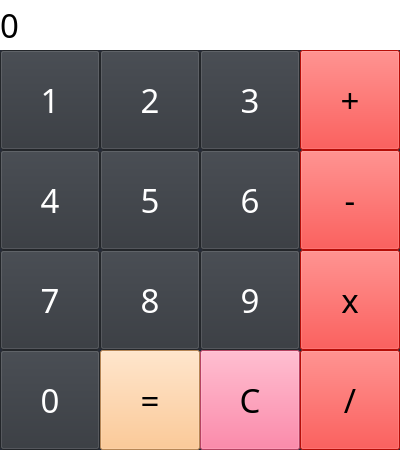
<?xml version="1.0" encoding="UTF-8"?>
<ui version="4.0">
 <class>MainWindow</class>
 <widget class="QMainWindow" name="MainWindow">
  <property name="geometry">
   <rect>
    <x>0</x>
    <y>0</y>
    <width>400</width>
    <height>450</height>
   </rect>
  </property>
  <property name="windowTitle">
   <string>Калькулятор</string>
  </property>
  <property name="styleSheet">
   <string notr="true">background-color: rgb(35, 42, 57);</string>
  </property>
  <widget class="QWidget" name="centralwidget">
   <widget class="QLabel" name="label_result">
    <property name="geometry">
     <rect>
      <x>0</x>
      <y>0</y>
      <width>400</width>
      <height>50</height>
     </rect>
    </property>
    <property name="font">
     <font>
      <family>Fact Expanded Black</family>
      <pointsize>25</pointsize>
      <weight>50</weight>
      <bold>false</bold>
     </font>
    </property>
    <property name="styleSheet">
     <string notr="true">background-color: rgb(255, 255, 255);</string>
    </property>
    <property name="text">
     <string>0</string>
    </property>
    <property name="margin">
     <number>10</number>
    </property>
   </widget>
   <widget class="QPushButton" name="btn_1">
    <property name="geometry">
     <rect>
      <x>0</x>
      <y>50</y>
      <width>100</width>
      <height>100</height>
     </rect>
    </property>
    <property name="font">
     <font>
      <family>Fact Expanded Black</family>
      <pointsize>25</pointsize>
     </font>
    </property>
    <property name="styleSheet">
     <string notr="true">background-color: rgb(49, 53, 59);
color: rgb(255, 255, 255);</string>
    </property>
    <property name="text">
     <string>1</string>
    </property>
   </widget>
   <widget class="QPushButton" name="btn_2">
    <property name="geometry">
     <rect>
      <x>100</x>
      <y>50</y>
      <width>100</width>
      <height>100</height>
     </rect>
    </property>
    <property name="font">
     <font>
      <family>Fact Expanded Black</family>
      <pointsize>25</pointsize>
     </font>
    </property>
    <property name="styleSheet">
     <string notr="true">background-color: rgb(49, 53, 59);
color: rgb(255, 255, 255);</string>
    </property>
    <property name="text">
     <string>2</string>
    </property>
   </widget>
   <widget class="QPushButton" name="btn_3">
    <property name="geometry">
     <rect>
      <x>200</x>
      <y>50</y>
      <width>100</width>
      <height>100</height>
     </rect>
    </property>
    <property name="font">
     <font>
      <family>Fact Expanded Black</family>
      <pointsize>25</pointsize>
     </font>
    </property>
    <property name="styleSheet">
     <string notr="true">background-color: rgb(49, 53, 59);
color: rgb(255, 255, 255);</string>
    </property>
    <property name="text">
     <string>3</string>
    </property>
   </widget>
   <widget class="QPushButton" name="btn_6">
    <property name="geometry">
     <rect>
      <x>200</x>
      <y>150</y>
      <width>100</width>
      <height>100</height>
     </rect>
    </property>
    <property name="font">
     <font>
      <family>Fact Expanded Black</family>
      <pointsize>25</pointsize>
     </font>
    </property>
    <property name="styleSheet">
     <string notr="true">background-color: rgb(49, 53, 59);
color: rgb(255, 255, 255);</string>
    </property>
    <property name="text">
     <string>6</string>
    </property>
   </widget>
   <widget class="QPushButton" name="btn_5">
    <property name="geometry">
     <rect>
      <x>100</x>
      <y>150</y>
      <width>100</width>
      <height>100</height>
     </rect>
    </property>
    <property name="font">
     <font>
      <family>Fact Expanded Black</family>
      <pointsize>25</pointsize>
     </font>
    </property>
    <property name="styleSheet">
     <string notr="true">background-color: rgb(49, 53, 59);
color: rgb(255, 255, 255);</string>
    </property>
    <property name="text">
     <string>5</string>
    </property>
   </widget>
   <widget class="QPushButton" name="btn_4">
    <property name="geometry">
     <rect>
      <x>0</x>
      <y>150</y>
      <width>100</width>
      <height>100</height>
     </rect>
    </property>
    <property name="font">
     <font>
      <family>Fact Expanded Black</family>
      <pointsize>25</pointsize>
     </font>
    </property>
    <property name="styleSheet">
     <string notr="true">background-color: rgb(49, 53, 59);
color: rgb(255, 255, 255);</string>
    </property>
    <property name="text">
     <string>4</string>
    </property>
   </widget>
   <widget class="QPushButton" name="btn_9">
    <property name="geometry">
     <rect>
      <x>200</x>
      <y>250</y>
      <width>100</width>
      <height>100</height>
     </rect>
    </property>
    <property name="font">
     <font>
      <family>Fact Expanded Black</family>
      <pointsize>25</pointsize>
     </font>
    </property>
    <property name="styleSheet">
     <string notr="true">background-color: rgb(49, 53, 59);
color: rgb(255, 255, 255);</string>
    </property>
    <property name="text">
     <string>9</string>
    </property>
   </widget>
   <widget class="QPushButton" name="btn_8">
    <property name="geometry">
     <rect>
      <x>100</x>
      <y>250</y>
      <width>100</width>
      <height>100</height>
     </rect>
    </property>
    <property name="font">
     <font>
      <family>Fact Expanded Black</family>
      <pointsize>25</pointsize>
     </font>
    </property>
    <property name="styleSheet">
     <string notr="true">background-color: rgb(49, 53, 59);
color: rgb(255, 255, 255);</string>
    </property>
    <property name="text">
     <string>8</string>
    </property>
   </widget>
   <widget class="QPushButton" name="btn_7">
    <property name="geometry">
     <rect>
      <x>0</x>
      <y>250</y>
      <width>100</width>
      <height>100</height>
     </rect>
    </property>
    <property name="font">
     <font>
      <family>Fact Expanded Black</family>
      <pointsize>25</pointsize>
     </font>
    </property>
    <property name="styleSheet">
     <string notr="true">background-color: rgb(49, 53, 59);
color: rgb(255, 255, 255);</string>
    </property>
    <property name="text">
     <string>7</string>
    </property>
   </widget>
   <widget class="QPushButton" name="btn_0">
    <property name="geometry">
     <rect>
      <x>0</x>
      <y>350</y>
      <width>100</width>
      <height>100</height>
     </rect>
    </property>
    <property name="font">
     <font>
      <family>Fact Expanded Black</family>
      <pointsize>25</pointsize>
     </font>
    </property>
    <property name="styleSheet">
     <string notr="true">background-color: rgb(49, 53, 59);
color: rgb(255, 255, 255);</string>
    </property>
    <property name="text">
     <string>0</string>
    </property>
   </widget>
   <widget class="QPushButton" name="btn_plus">
    <property name="geometry">
     <rect>
      <x>300</x>
      <y>50</y>
      <width>100</width>
      <height>100</height>
     </rect>
    </property>
    <property name="font">
     <font>
      <family>Fact Expanded Black</family>
      <pointsize>25</pointsize>
     </font>
    </property>
    <property name="styleSheet">
     <string notr="true">background-color: rgb(255, 19, 11);
color: rgb(0, 0, 0);</string>
    </property>
    <property name="text">
     <string>+</string>
    </property>
   </widget>
   <widget class="QPushButton" name="btn_minus">
    <property name="geometry">
     <rect>
      <x>300</x>
      <y>150</y>
      <width>100</width>
      <height>100</height>
     </rect>
    </property>
    <property name="font">
     <font>
      <family>Fact Expanded Black</family>
      <pointsize>25</pointsize>
     </font>
    </property>
    <property name="styleSheet">
     <string notr="true">background-color: rgb(255, 19, 11);
color: rgb(0, 0, 0);</string>
    </property>
    <property name="text">
     <string>-</string>
    </property>
   </widget>
   <widget class="QPushButton" name="btn_multy">
    <property name="geometry">
     <rect>
      <x>300</x>
      <y>250</y>
      <width>100</width>
      <height>100</height>
     </rect>
    </property>
    <property name="font">
     <font>
      <family>Fact Expanded Black</family>
      <pointsize>25</pointsize>
     </font>
    </property>
    <property name="styleSheet">
     <string notr="true">background-color: rgb(255, 19, 11);
color: rgb(0, 0, 0);</string>
    </property>
    <property name="text">
     <string>x</string>
    </property>
   </widget>
   <widget class="QPushButton" name="btn_divid">
    <property name="geometry">
     <rect>
      <x>300</x>
      <y>350</y>
      <width>100</width>
      <height>100</height>
     </rect>
    </property>
    <property name="font">
     <font>
      <family>Fact Expanded Black</family>
      <pointsize>25</pointsize>
     </font>
    </property>
    <property name="styleSheet">
     <string notr="true">background-color: rgb(255, 19, 11);
color: rgb(0, 0, 0);</string>
    </property>
    <property name="text">
     <string>/</string>
    </property>
   </widget>
   <widget class="QPushButton" name="btn_equal">
    <property name="geometry">
     <rect>
      <x>100</x>
      <y>350</y>
      <width>100</width>
      <height>100</height>
     </rect>
    </property>
    <property name="font">
     <font>
      <family>Fact Expanded Black</family>
      <pointsize>25</pointsize>
     </font>
    </property>
    <property name="styleSheet">
     <string notr="true">background-color: rgb(255, 187, 119);
color: rgb(0, 0, 0);</string>
    </property>
    <property name="text">
     <string>=</string>
    </property>
   </widget>
   <widget class="QPushButton" name="btn_clean">
    <property name="geometry">
     <rect>
      <x>200</x>
      <y>350</y>
      <width>100</width>
      <height>100</height>
     </rect>
    </property>
    <property name="font">
     <font>
      <family>Fact Expanded Black</family>
      <pointsize>25</pointsize>
     </font>
    </property>
    <property name="styleSheet">
     <string notr="true">background-color: rgb(255, 94, 137);
color: rgb(0, 0, 0);</string>
    </property>
    <property name="text">
     <string>C</string>
    </property>
   </widget>
  </widget>
 </widget>
 <resources/>
 <connections/>
</ui>
